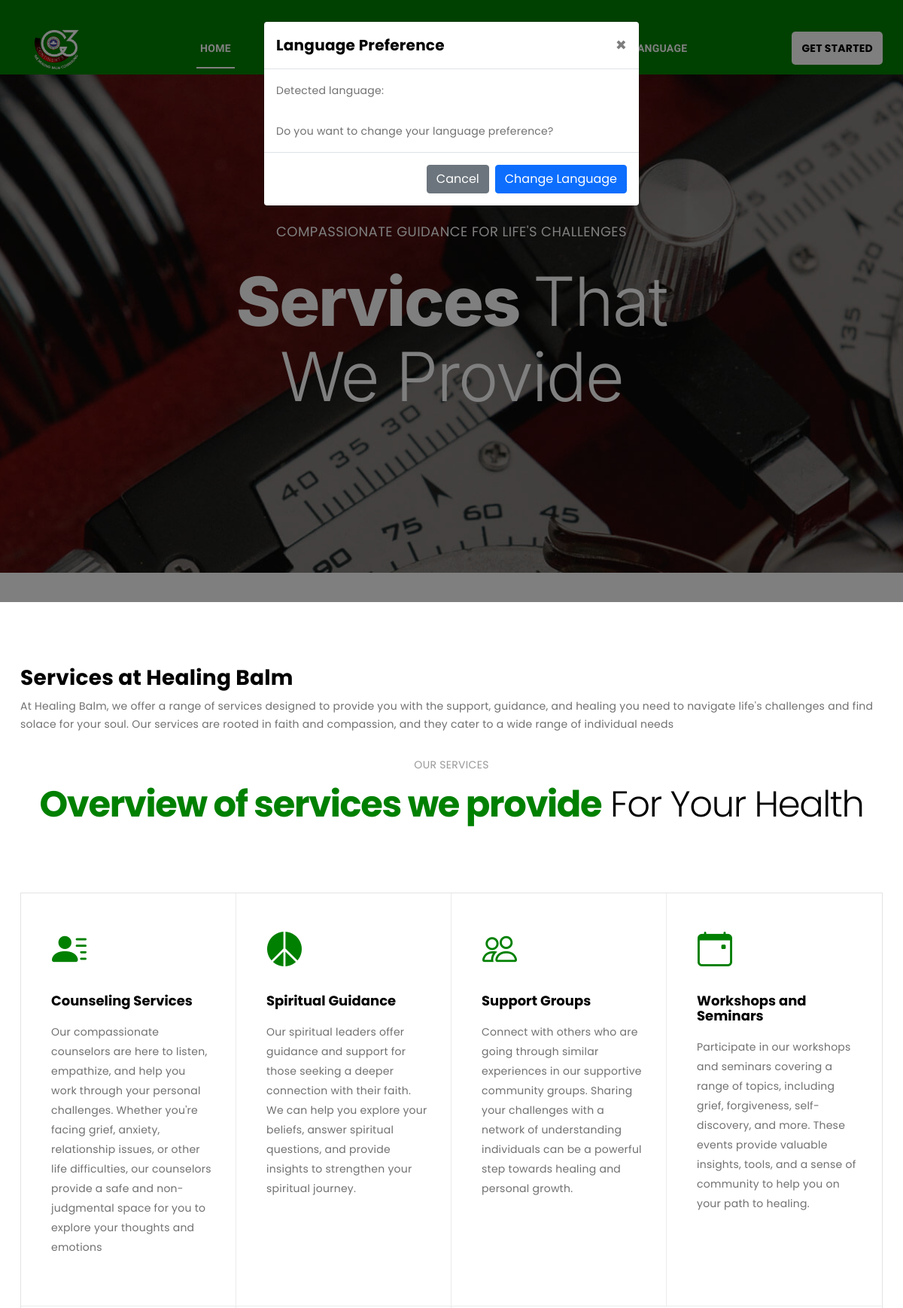
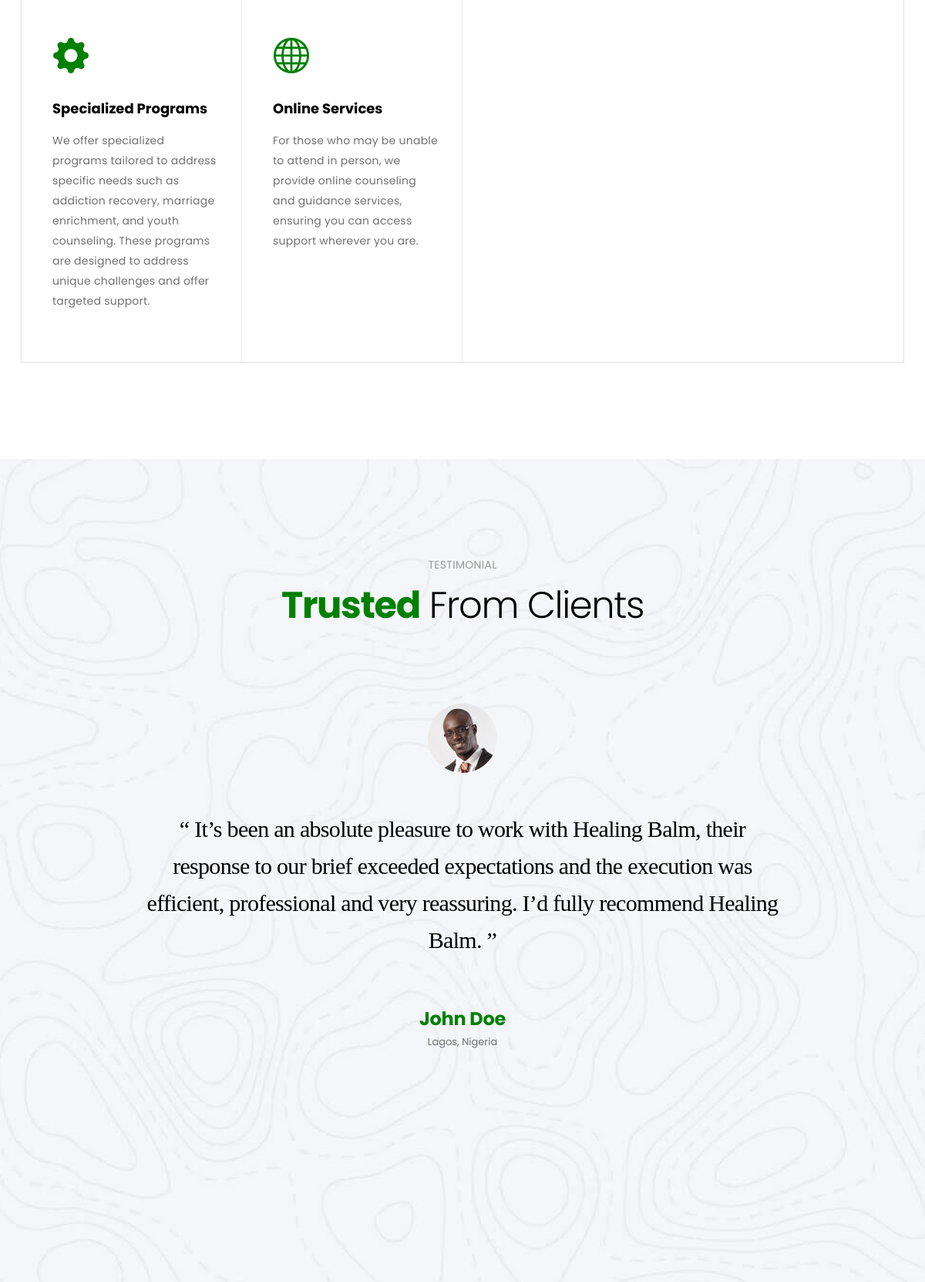
Page /services/ (upper part) on the committed database (2 pictures, top to bottom).
### web/models.py (models this page shows, shortened)
class Testimony(models.Model):
    name = models.CharField(max_length=30, default="Anonymous")
    title = models.CharField(max_length=50, help_text="e.g Deliverance from depression. Short and precise.")
    testimony = models.TextField()
    location = models.CharField(max_length=20, default="Unknown", help_text="State, Country - e.g Lagos, Nigeria")
    date_created = models.DateTimeField(auto_now_add=True)
    image = models.ImageField(default="logo.png", upload_to="testimonials/")
    class Meta:
        verbose_name = "Testimony"
        verbose_name_plural = "Testimonies"
        ordering = ("-date_created",)

### web/views.py (the view)
# urls.py: path("services/", views.services, name="services"),
def services(request):
    context = {"testimonies": testimony}
    return render(request, "services.html", context)

### webpages/services.html (shortened to what this page needs)
{% extends 'base.html' %}
{% load static %}
{% block content %}
  <main class="main-content site-wrapper-reveal">
    <section class="page-title-area bg-img bg-img-top" data-bg-img="{% static 'assets/img/slider/main-slide-01.jpg' %}">
      <div class="container">
        <div class="row">
          <div class="col-lg-6 col-xl-7 m-auto">
            <div class="page-title-content content-style2 text-center">
              <p>Compassionate Guidance for Life's Challenges</p>
              <h4 class="title">Services <span>That We Provide</span></h4>
            </div>
          </div>
        </div>
      </div>
    </section>
    <section class="service-area">
      <div class="container">
        <div class="row">
          <h3 class="title"><span style="color: black;">Services at Healing Balm</span></h3>
          <p class="text-pra">At Healing Balm, we offer a range of services designed to provide you with the support, guidance, and healing you need to navigate life's challenges and find solace for your soul. Our services are rooted in faith and compassion, and they cater to a wide range of individual needs</p>
          <div class="col-lg-12">
            <div class="section-title text-center">
              <p>Our services</p>
              <h2 class="title"><span>Overview of services we provide</span> For Your Health</h2>
            </div>
          </div>
        </div>
        <div class="row">
          <div class="col-lg-12">
            <div class="row service-style2">
              <div class="col-sm-6 col-md-6 col-lg-3 service-item">
                <div class="icon">
                  <i class="bi bi-person-lines-fill"></i>
                </div>
                <div class="content">
                  <h5 class="service-name">Counseling Services</h5>
                  <p>Our compassionate counselors are here to listen, empathize, and help you work through your personal challenges. Whether you're facing grief, anxiety, relationship issues, or other life difficulties, our counselors provide a safe and non-judgmental space for you to explore your thoughts and emotions</p>
                </div>
              </div>
              <div class="col-sm-6 col-md-6 col-lg-3 service-item">
                <div class="icon">
                  <i class="bi bi-peace-fill"></i>
                </div>
                <div class="content">
                  <h5 class="service-name">Spiritual Guidance</h5>
                  <p>Our spiritual leaders offer guidance and support for those seeking a deeper connection with their faith. We can help you explore your beliefs, answer spiritual questions, and provide insights to strengthen your spiritual journey.</p>
                </div>
              </div>
              <div class="col-sm-6 col-md-6 col-lg-3 service-item">
                <div class="icon">
                  <i class="bi bi-people"></i>
                </div>
                <div class="content">
                  <h5 class="service-name">Support Groups</h5>
                  <p>Connect with others who are going through similar experiences in our supportive community groups. Sharing your challenges with a network of understanding individuals can be a powerful step towards healing and personal growth.</p>
                </div>
              </div>
              <div class="col-sm-6 col-md-6 col-lg-3 service-item">
                <div class="icon">
                  <i class="bi bi-calendar-event"></i>
                </div>
                <div class="content">
                  <h5 class="service-name">Workshops and Seminars</h5>
                  <p>Participate in our workshops and seminars covering a range of topics, including grief, forgiveness, self-discovery, and more. These events provide valuable insights, tools, and a sense of community to help you on your path to healing.</p>
                </div>
              </div>
              <div class="col-sm-6 col-md-6 col-lg-3 service-item">
                <div class="icon">
                  <i class="bi bi-gear-fill"></i>
                </div>
                <div class="content">
                  <h5 class="service-name">Specialized Programs</h5>
                  <p>We offer specialized programs tailored to address specific needs such as addiction recovery, marriage enrichment, and youth counseling. These programs are designed to address unique challenges and offer targeted support.</p>
                </div>
              </div>
              <div class="col-sm-6 col-md-6 col-lg-3 service-item">
                <div class="icon">
                  <i class="bi bi-globe"></i>
                </div>
                <div class="content">
                  <h5 class="service-name">Online Services</h5>
                  <p>For those who may be unable to attend in person, we provide online counseling and guidance services, ensuring you can access support wherever you are.</p>
                </div>
              </div>
            </div>
          </div>
        </div>
      </div>
    </section>
    <section class="testimonial-area testimonial-default-area bg-img" data-bg-img="{% static 'assets/img/photos/testimonial-bg1.jpg' %}">
      <div class="container">
        <div class="row">
          <div class="col-lg-12">
            <div class="section-title text-center">
              <p>Testimonial</p>
              <h2 class="title"><span>Trusted</span> From Clients</h2>
            </div>
          </div>
        </div>
        <div class="row">
          <div class="col-lg-12">
            <div class="swiper-container testimonial-slider-container">
              <div class="swiper-wrapper testimonial-slider">
                {% for testimony in testimonies %}
                <div class="swiper-slide testimonial-item">
                  <div class="thumb">
                    <img src="{{testimony.image.url}}" alt="{{testimony.name}}">
                  </div>
                  <div class="client-content">
                    <p>“ {{testimony.testimony}} ”</p>
                  </div>
                  <div class="client-info">
                    <div class="desc">
                      <h4 class="name">{{testimony.name}}</h4>
                      <p class="client-location">{{testimony.location}}</p>
                    </div>
                  </div>
                </div>
                {% endfor %}
              </div>
              <div class="swiper-button-next"></div>
              <div class="swiper-button-prev"></div>
            </div>
          </div>
        </div>
      </div>
    </section>
  </main>
 {% endblock %}

### webpages/base.html (shortened to what this page needs)
{% load i18n %}
{% load static %}
{% load l10n %}
{% load tz %}
<!DOCTYPE html>
<html lang="en">
<head>
  <link rel="stylesheet" href="https://maxcdn.bootstrapcdn.com/bootstrap/4.5.2/css/bootstrap.min.css">
  <link rel="stylesheet" href="https://cdn.jsdelivr.net/npm/bootstrap-icons@1.11.1/font/bootstrap-icons.css">
  <link href="{% static 'assets/css/animate.css' %}" rel="stylesheet" />
  <link href="{% static 'assets/css/style.css' %}" rel="stylesheet" />
</head>
<body>
  <div class="wrapper home-default-wrapper">
    <header class="header">
      <div class="header-middle mobile-sticky">
      </div>
      <div class="header-bottom d-none d-lg-block">
        <div class="container">
          <div class="row">
            <div class="col-lg-12">
              <div class="d-flex flex-wrap align-items-center justify-content-between">
                <div class="header-logo">
                  <a href="/">
                    <img class="sticky-img" src="{% static 'assets/img/logo.png' %}" alt="Logo" />
                  </a>
                </div>
                <ul class="main-menu">
                  <li class="active">
                    <a class="main-menu-link" href="/">Home</a>
                  </li>
                  <li>
                    <a class="main-menu-link" href="{% url 'services' %}">What we do</a>
                  </li>
                  <li>
                    <a class="main-menu-link" href="{% url 'about' %}">Who we are</a>
                  </li>
                  <li>
                    <a class="main-menu-link" href="blog.html">Blog</a>
                  </li>
                  <li>
                    <a class="main-menu-link" href="{% url 'contact' %}">Get in touch</a>
                  </li>
                  <li>
                    <a class="main-menu-link" href="#">Language</a>
                      {% get_current_language as LANGUAGE_CODE %}
                      {% get_available_languages as LANGUAGES %}
                      {% get_language_info_list for LANGUAGES as languages %}
                  </li>
                </ul>
                {% if user.is_authenticated  %}
                <ul class="main-menu">
                  <li>
                    <a class="main-menu-link" style="color: white;" href="#"> <i class="bi bi-person" style="color: white; font-size: 20px; text-transform: lowercase;"></i> {{ request.user.get_full_name|lower }}</a>
                      <ul class="sub-menu">
                          <li>
                            <a class="sub-menu-link" href=""> Profile </a>
                          </li>
                          <li>
                            <a class="sub-menu-link" href=""> Logout </a>
                          </li>
                          <li>
                            <a class="sub-menu-link" href=""> Logout </a>
                          </li>
                      </ul>
                  </li>
                </ul>
                {% else %}
                <a href="get-started.html" class="book-now-btn" style="border-radius: 5px; padding-top: 10px; padding-bottom: 10px;padding-left: 13px; padding-right: 13px;">Get Started</a>
                {% endif %}
              </div>
            </div>
          </div>
        </div>
      </div>
                      {% get_current_language as LANGUAGE_CODE %}
                      {% get_available_languages as LANGUAGES %}
                      {% get_language_info_list for LANGUAGES as languages %}
    </header>
    <div class="modal fade" id="languageModal" tabindex="-1" role="dialog" aria-labelledby="languageModalLabel" aria-hidden="true">
      <div class="modal-dialog" role="document">
        <div class="modal-content">
          <div class="modal-header">
            <h5 class="modal-title" id="languageModalLabel">Language Preference</h5>
            <button type="button" class="close" data-dismiss="modal" aria-label="Close">
              <span aria-hidden="true">&times;</span>
            </button>
          </div>
          <div class="modal-body">
            <p>Detected language: </p>
            <p>Do you want to change your language preference?</p>
          </div>
          <div class="modal-footer">
            <button type="button" class="btn btn-secondary" data-dismiss="modal">Cancel</button>
            <button type="button" onclick="switchLanguage();" class="btn btn-primary">Change Language</a>
          </div>
        </div>
      </div>
    </div>
    {% block content %}
    {% endblock %}
                  {% get_current_language as LANGUAGE_CODE %}
                  {% get_available_languages as LANGUAGES %}
                  {% get_language_info_list for LANGUAGES as languages%}
  </body>
  </html>

### rows in the picture
Testimony: image (picture), testimony "It’s been an absolute pleasure to work with Healing Balm, their response to our brief exceeded expectations and the execution was efficient, professional and very reassuring. I’d fully recommend Healing Balm.", name "John Doe", location "Lagos, Nigeria"
